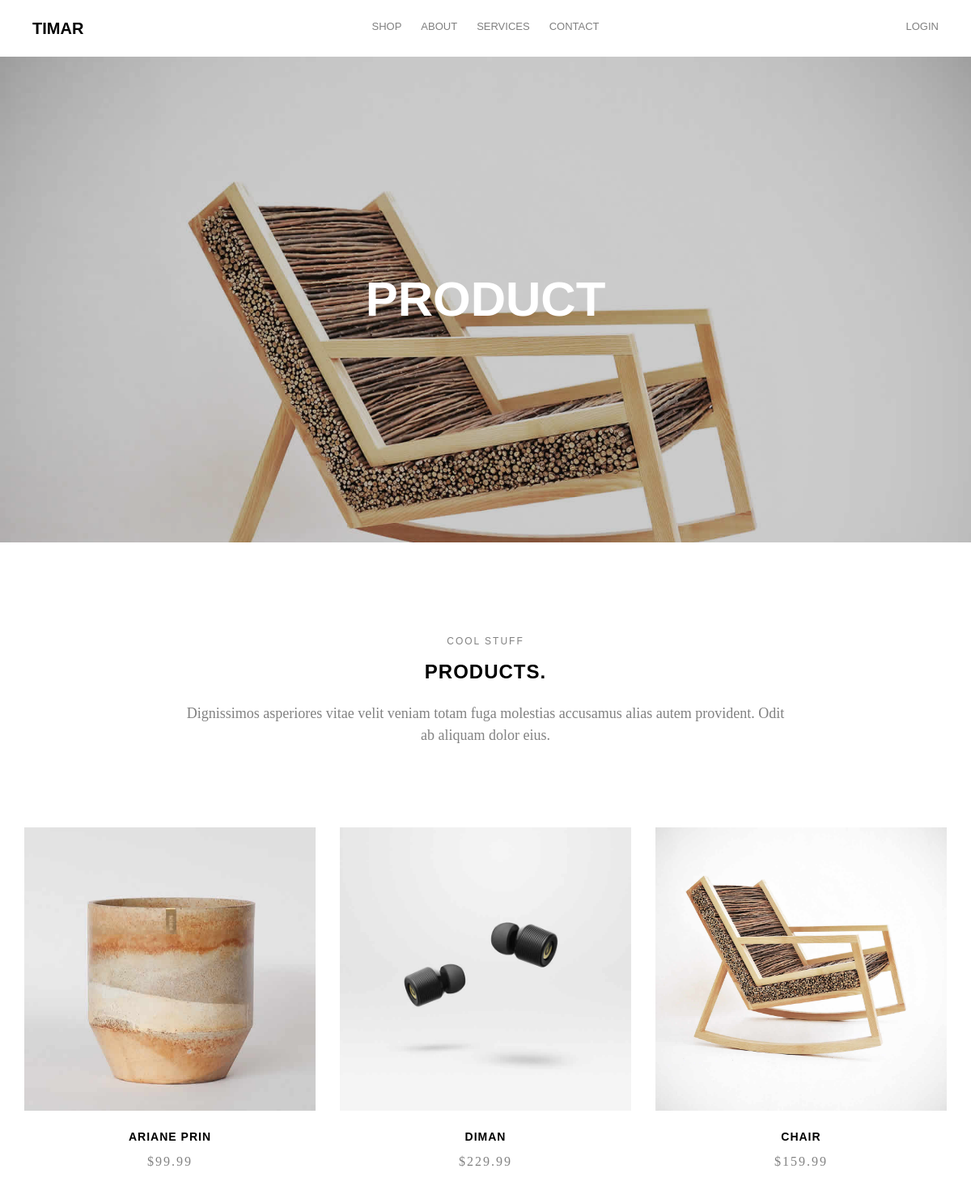
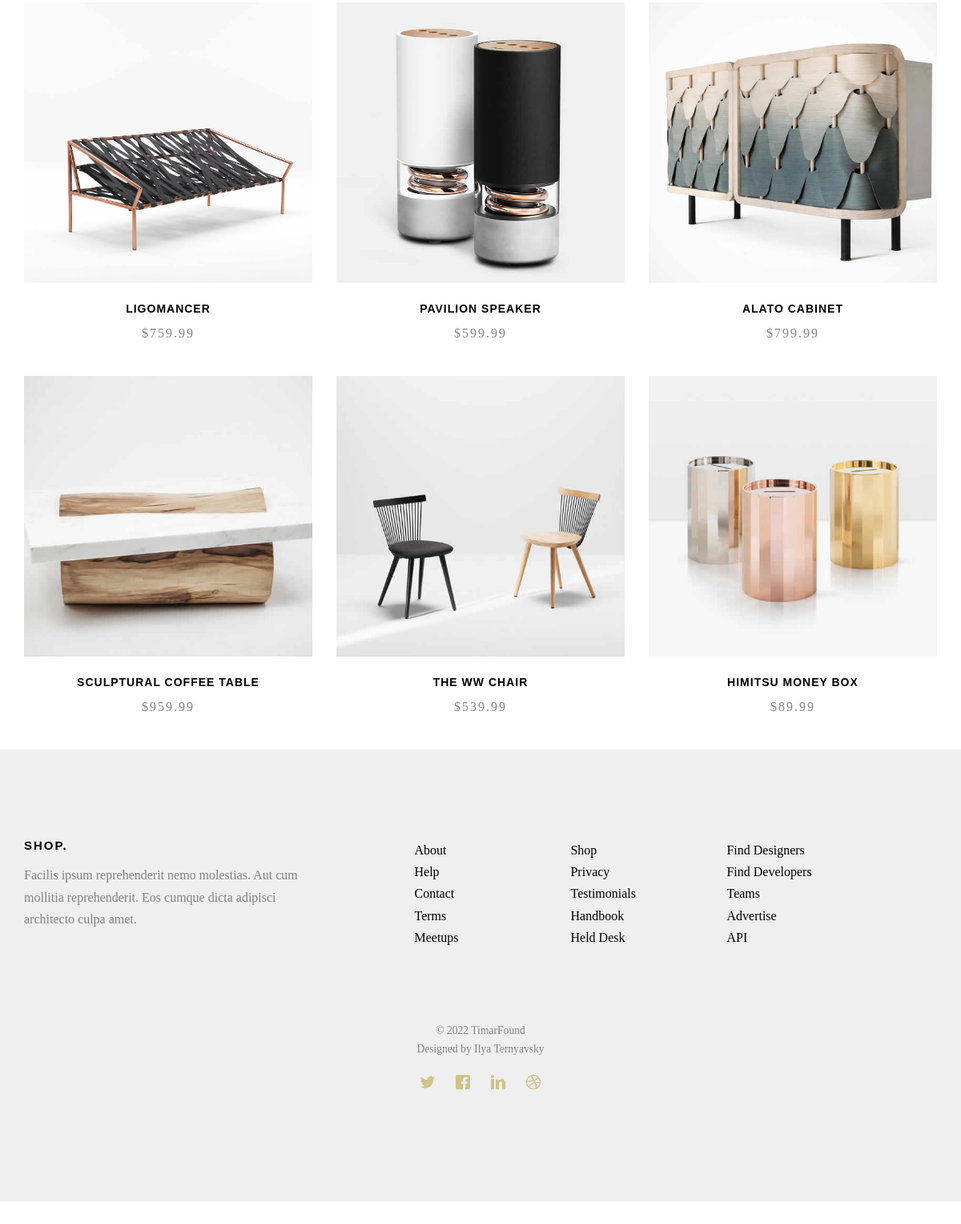
Page /products on the committed database (2 pictures, top to bottom).
### main/models.py (models this page shows, shortened)
class Product(models.Model):
    title = models.CharField(max_length=50)
    price = models.DecimalField(max_digits=7, decimal_places=2)
    text = models.TextField(max_length=1000)
    image = models.ImageField(null=True, blank=True,default=None)
    @property
    def imageURL(self):
        try:
            url = self.image.url
        except:
            url = ''
        return url

### main/views.py (the view)
# urls.py: path('products',views.ProductView.as_view(),name='product'),
class ProductView(ListView):
    template_name = "main/product.html"
    model = Product
    context_object_name = "products"

### templates/main/product.html (shortened to what this page needs)
{% extends 'Main/base.html' %}
{% load static %}
	{% block body %}
{% include 'Main/header.html' %}
	<header id="fh5co-header" class="fh5co-cover fh5co-cover-sm" role="banner" style="background-image:url({% static 'Main/img/img_bg_2.jpg' %});">
		<div class="overlay"></div>
		<div class="container">
			<div class="row">
				<div class="col-md-8 col-md-offset-2 text-center">
					<div class="display-t">
						<div class="display-tc animate-box" data-animate-effect="fadeIn">
							<h1>Product</h1>
						</div>
					</div>
				</div>
			</div>
		</div>
	</header>
	<div id="fh5co-product">
		<div class="container">
			<div class="row animate-box">
				<div class="col-md-8 col-md-offset-2 text-center fh5co-heading">
					<span>Cool Stuff</span>
					<h2>Products.</h2>
					<p>Dignissimos asperiores vitae velit veniam totam fuga molestias accusamus alias autem provident. Odit ab aliquam dolor eius.</p>
				</div>
			</div>
			<div class="row">
				{% for i in products %}
				<div class="col-md-4 text-center animate-box">
					<div class="product">
						<div class="product-grid" style="background-image:url({{i.imageURL}});">
						</div>
						<div class="desc">
							<h3><a href="{% url 'single' i.id %}">{{ i.title }}</a></h3>
							<span class="price">${{ i.price }}</span>
						</div>
					</div>
				</div>
				{% endfor %}
		</div>
	</div>
	{% include 'Main/footer.html' %}
	</div>
{% endblock %}

### static/main/css/style.css (style rules this page uses)
body { font-family: "Playfair Display", serif; font-weight: 400; font-size: 16px; line-height: 1.7; color: #828282; background: #fff; }
a { color: #d1c286; -webkit-transition: 0.5s; -o-transition: 0.5s; transition: 0.5s; }
p { margin-bottom: 20px; }
h1, h2, h3, h4, h5, h6, figure { color: #000; font-family: "Montserrat", Arial, sans-serif; font-weight: 400; margin: 0 0 20px 0; }
#fh5co-header, #fh5co-counter, .fh5co-bg { background-size: cover; background-position: top center; background-repeat: no-repeat; position: relative; }
.fh5co-cover { height: 800px; background-size: cover; background-position: top center; background-repeat: no-repeat; position: relative; float: left; width: 100%; }
.fh5co-cover .overlay { z-index: 0; position: absolute; bottom: 0; top: 0; left: 0; right: 0; background: rgba(0, 0, 0, 0.2); }
.fh5co-cover .display-t, .fh5co-cover .display-tc { z-index: 9; height: 900px; display: table; width: 100%; }
.fh5co-cover.fh5co-cover-sm { height: 600px; }
.fh5co-cover.fh5co-cover-sm .display-t, .fh5co-cover.fh5co-cover-sm .display-tc { height: 600px; display: table; width: 100%; }
#fh5co-header .display-tc, #fh5co-counter .display-tc, .fh5co-cover .display-tc { display: table-cell !important; vertical-align: middle; }
#fh5co-header .display-tc h1, #fh5co-header .display-tc h2, #fh5co-counter .display-tc h1, #fh5co-counter .display-tc h2, .fh5co-cover .display-tc h1, .fh5co-cover .display-tc h2 { margin: 0; padding: 0; color: white; }
#fh5co-header .display-tc h1, #fh5co-counter .display-tc h1, .fh5co-cover .display-tc h1 { margin-bottom: 0px; font-size: 60px; line-height: 1.5; text-transform: uppercase; font-weight: 700; }
#fh5co-services, #fh5co-started, #fh5co-testimonial, #fh5co-started, #fh5co-product, #fh5co-about, #fh5co-contact, #fh5co-footer { padding: 7em 0; clear: both; }
.product { margin-bottom: 40px; }
.product .product-grid { background-size: cover; background-position: top center; background-repeat: no-repeat; position: relative; height: 350px; margin-bottom: 20px; -webkit-transition: 0.3s; -o-transition: 0.3s; transition: 0.3s; }
.product .desc h3 { font-size: 14px; letter-spacing: 1px; text-transform: uppercase; margin-bottom: 5px; font-weight: bold; line-height: 24px; }
.product .desc h3 a { color: #000; }
.product .desc .price { letter-spacing: 2px; text-transform: uppercase; }
.fh5co-heading { margin-bottom: 5em; }
.fh5co-heading h2 { font-size: 24px; margin-bottom: 20px; line-height: 1.5; font-weight: bold; text-transform: uppercase; letter-spacing: 1px; color: #000; }
.fh5co-heading p { font-size: 18px; line-height: 1.5; color: #828282; }
.fh5co-heading span { display: block; margin-bottom: 10px; text-transform: uppercase; font-size: 12px; letter-spacing: 2px; font-family: "Montserrat", Arial, sans-serif; }

### rows in the picture
Product: imageURL (picture), title "ARIANE PRIN", price "99.99"
Product: imageURL (picture), title "DIMAN", price "229.99"
Product: imageURL (picture), title "CHAIR", price "159.99"
Product: imageURL (picture), title "LIGOMANCER", price "759.99"
Product: imageURL (picture), title "PAVILION SPEAKER", price "599.99"
Product: imageURL (picture), title "ALATO CABINET", price "799.99"
Product: imageURL (picture), title "SCULPTURAL COFFEE TABLE", price "959.99"
Product: imageURL (picture), title "THE WW CHAIR", price "539.99"
Product: imageURL (picture), title "HIMITSU MONEY BOX", price "89.99"
